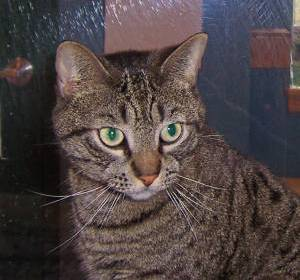
#> input picture opencv/images/test.jpg, 300 x 280 px, found by its file name
$ python 4_9.py
#> lines starting #> are read from the running program, lines starting #| are printed output that depends on the picture; after the words box and inside, x2 and y2 are one past the last pixel; in counts of white or black regions, pixels touching at a corner belong together
# 轮廓：入门
# 学习查找和绘制轮廓
#
# 目标
# 了解轮廓是什么。
# 学习寻找轮廓，绘制轮廓等
# 您将看到以下功能：cv.findContours() ，cv.drawContours()

import cv2 as cv
import numpy as np

#如何找到二进制图像的轮廓 灰度图
img = cv.imread('./images/test.jpg')
#> img is the input picture: shape (280, 300, 3); mean B, G, R 68, 68.3, 78.8
imgray = cv.cvtColor(img, cv.COLOR_BGR2GRAY)
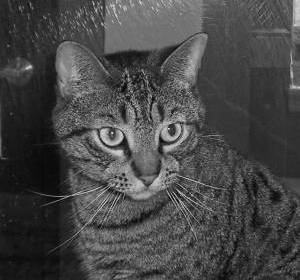
#> imgray: shape (280, 300); min 0, max 237, mean 71.4
ret, thresh = cv.threshold(imgray, 127, 255, 0)
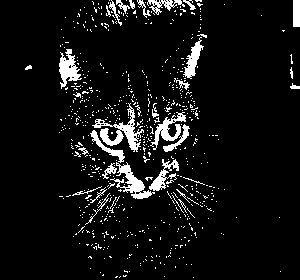
#> thresh: shape (280, 300); 7.2% white; 640 white regions (609 under 20 px)
#第一个是源图像，第二个是轮廓检索模式，第三个是轮廓逼近方法。并输出轮廓和层次
contours, hierarchy = cv.findContours(thresh, cv.RETR_TREE, cv.CHAIN_APPROX_SIMPLE)
#> contours = 740 contours, 720 with area under 20; largest, box (x1, y1, x2, y2) and area: (92, 103, 144, 152) 590, (110, 162, 155, 199) 428, (59, 49, 82, 89) 388, (150, 112, 186, 150) 338, (183, 37, 204, 79) 280

#如何绘制轮廓？
#只要有边界点，它也可以用来绘制任何形状。它的第一个参数是源图像，
# 第二个参数是应该作为Python列表传递的轮廓，
# 第三个参数是轮廓的索引(在绘制单个轮廓时很有用。要绘制所有轮廓，请传递-1)，
# 其余参数是颜色，厚度等等

#绘制所有轮廓
cv.drawContours(img, contours, -1, (0, 255, 0), 3)
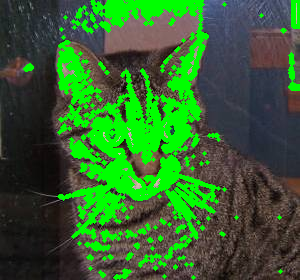
#> img: shape (280, 300, 3); mean B, G, R 46.1, 99.5, 52.3
#绘制单个轮廓
cv.drawContours(img, contours, 3, (0,255,0), 3)

# 轮廓特征
# 学习找到轮廓的不同特征，如区域，周长，边界矩形等。
#
# 目标
# 在本文中，我们将学习
#
# 查找轮廓的不同特征，例如面积，周长，质心，边界框等
# 您将看到大量与轮廓有关的功能。
